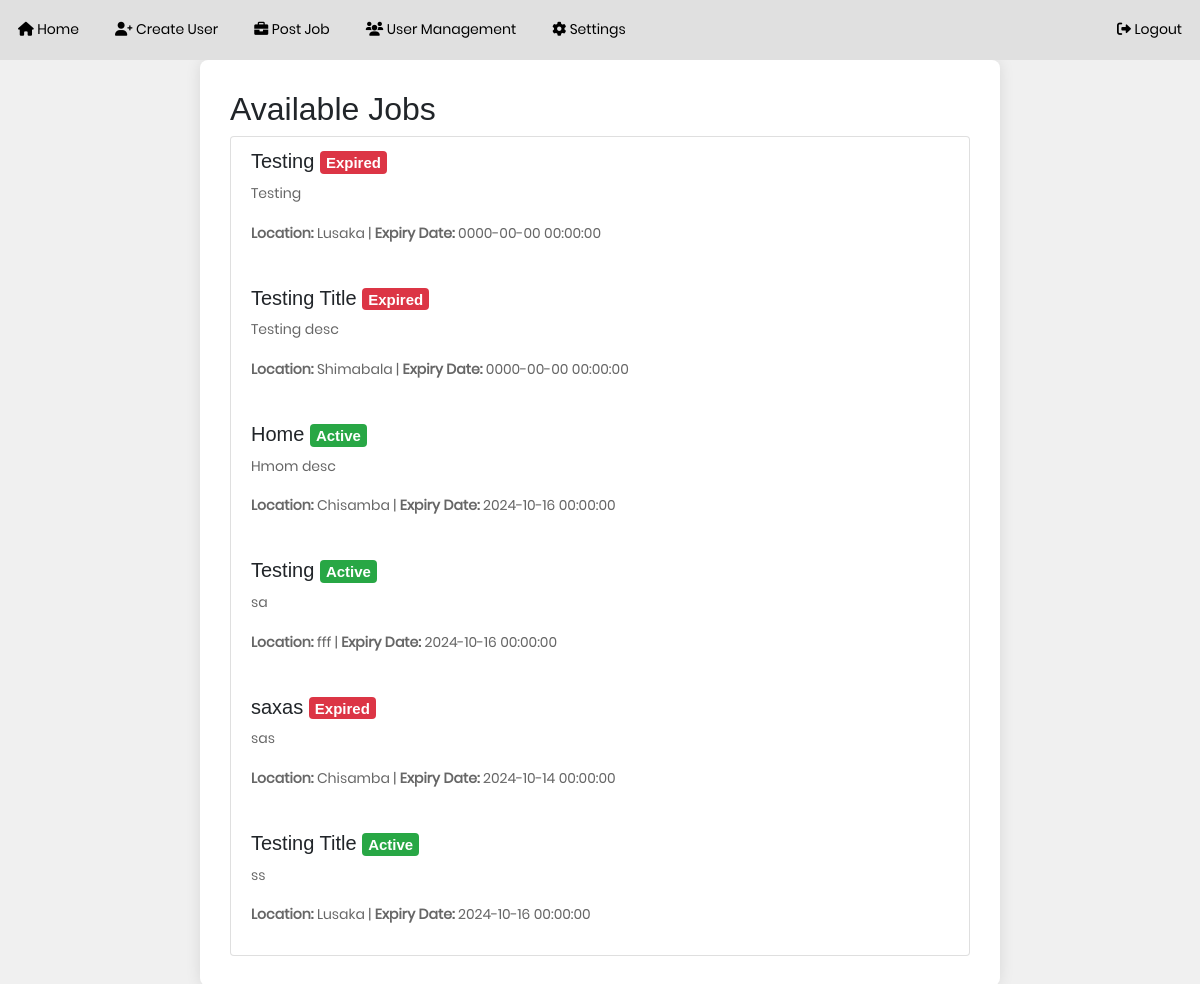
The app's page /main/users/home.php?section=home (signed in) with its own data.
### tables this page shows
CREATE TABLE `jobs` (
  `id` bigint(20) unsigned NOT NULL AUTO_INCREMENT,
  `job_name` varchar(100) NOT NULL,
  `job_description` text NOT NULL,
  `number_of_people_needed` int(11) NOT NULL,
  `requirements` text NOT NULL,
  `location` varchar(100) NOT NULL,
  `job_pdf` varchar(255) DEFAULT NULL,
  `created_at` timestamp NOT NULL DEFAULT current_timestamp(),
  `updated_at` timestamp NOT NULL DEFAULT current_timestamp() ON UPDATE current_timestamp(),
  `expiry_date` datetime NOT NULL,
  PRIMARY KEY (`id`)
);

### main/users/home.php (the view, shortened to what this page needs)
<?php
include 'db.php';
$show_home = isset($_GET['section']) && $_GET['section'] === 'home';
$jobs = [];
if (isset($_GET['section']) && $_GET['section'] === 'home') {
    $job_query = "SELECT * FROM jobs";
    $job_stmt = $db->prepare($job_query);
    $job_stmt->execute();
    $job_result = $job_stmt->get_result();
    while ($job_row = $job_result->fetch_assoc()) {
        $expiry_date = isset($job_row['expiry_date']) && !empty($job_row['expiry_date']) ? strtotime($job_row['expiry_date']) : time();
        $is_expired = ($expiry_date < time());
        $job_row['status'] = $is_expired ? "Expired" : "Active";
        $jobs[] = $job_row;
    }
}
?>
<!DOCTYPE html>
<html lang="en">
<head>
    <link rel="stylesheet" type="text/css" href="vendor/bootstrap/css/bootstrap.min.css">
    <link rel="stylesheet" type="text/css" href="css/main.css">
    <link rel="stylesheet" href="https://stackpath.bootstrapcdn.com/bootstrap/4.5.2/css/bootstrap.min.css">
    <link rel="stylesheet" href="https://cdnjs.cloudflare.com/ajax/libs/font-awesome/5.15.3/css/all.min.css">
    <link rel="stylesheet" href="https://cdnjs.cloudflare.com/ajax/libs/font-awesome/6.0.0-beta3/css/all.min.css">
    <link rel="stylesheet" href="https://cdnjs.cloudflare.com/ajax/libs/bootstrap-datepicker/1.9.0/css/bootstrap-datepicker.min.css">
</head>
<body>
<nav class="navbar navbar-expand-lg navbar-light">
    <div class="collapse navbar-collapse" id="navbarNav">
        <ul class="navbar-nav mr-auto">
            <li class="nav-item">
                <a class="nav-link" href="home.php?section=home"><i class="fas fa-home"></i> Home</a>
            </li>
            <li class="nav-item">
                <a class="nav-link" href="?section=create_user"><i class="fas fa-user-plus"></i> Create User</a>
            </li>
            <li class="nav-item">
                <a class="nav-link" href="?section=post_job"><i class="fas fa-briefcase"></i> Post Job</a>
            </li>
            <li class="nav-item">
                <a class="nav-link" href="?section=user_management"><i class="fas fa-users"></i> User Management</a>
            </li>
            <li class="nav-item">
                <a class="nav-link" href="?section=settings"><i class="fas fa-cog"></i> Settings</a>
            </li>
        </ul>
        <ul class="navbar-nav">
            <li class="nav-item">
                <a class="nav-link" href="logout.php"><i class="fas fa-sign-out-alt"></i> Logout</a>
            </li>
        </ul>
    </div>
</nav>
<div class="container">
    <?php if ($show_home): ?>
        <h2>Available Jobs</h2>
        <?php if (count($jobs) > 0): ?>
            <ul class="list-group">
                <?php foreach ($jobs as $job): ?>
                    <li class="list-group-item">
                        <h5><?php echo htmlspecialchars($job['job_name']); ?> <span class="badge bg-<?php echo $job['status'] == "Expired" ? 'danger' : 'success'; ?>"><?php echo $job['status']; ?></span></h5>
                        <p><?php echo htmlspecialchars($job['job_description']); ?></p>
                        <p><strong>Location:</strong> <?php echo htmlspecialchars($job['location']); ?> | <strong>Expiry Date:</strong> <?php echo htmlspecialchars($job['expiry_date']); ?></p>
                    </li>
                <?php endforeach; ?>
            </ul>
        <?php else: ?>
            <p>No jobs available.</p>
        <?php endif; ?>
    <?php endif; ?>
</div>
</body>
</html>

### main/users/css/main.css (style rules this page uses)
* { margin: 0px; padding: 0px; box-sizing: border-box; }
body, html { height: 100%; font-family: Poppins-Regular, sans-serif; }
a { font-family: Poppins-Regular; font-size: 14px; line-height: 1.7; color: #666666; margin: 0px; transition: all 0.4s; -webkit-transition: all 0.4s; -o-transition: all 0.4s; -moz-transition: all 0.4s; }
h1,h2,h3,h4,h5,h6 { margin: 0px; }
p { font-family: Poppins-Regular; font-size: 14px; line-height: 1.7; color: #666666; margin: 0px; }
ul, li { margin: 0px; list-style-type: none; }

### main/users/home.php (style rules this page uses)
body { background-color: #f0f0f0; font-family: Arial, sans-serif; margin: 0; padding: 0; }
.navbar { background-color: #e0e0e0; padding: 10px; display: flex; flex-wrap: wrap; justify-content: space-between; align-items: center; }
.navbar .navbar-nav { flex-direction: row; }
.navbar .nav-item { margin-right: 20px; }
.navbar .nav-item:last-child { margin-right: 0; }
.navbar .nav-link { color: black !important; text-decoration: none; }
.container { padding: 30px; background: white; border-radius: 8px; box-shadow: 0 0 15px rgba(0, 0, 0, 0.1); max-width: 800px; margin: auto; }

### records on screen
jobs: job_name "Testing", status "Expired", job_description "Testing", location "Lusaka", expiry_date "0000-00-00 00:00:00"
jobs: job_name "Testing Title", status "Expired", job_description "Testing desc", location "Shimabala", expiry_date "0000-00-00 00:00:00"
jobs: job_name "Home", status "Active", job_description "Hmom desc", location "Chisamba", expiry_date "2024-10-16 00:00:00"
jobs: job_name "Testing", status "Active", job_description "sa", location "fff", expiry_date "2024-10-16 00:00:00"
jobs: job_name "saxas", status "Expired", job_description "sas", location "Chisamba", expiry_date "2024-10-14 00:00:00"
jobs: job_name "Testing Title", status "Active", job_description "ss", location "Lusaka", expiry_date "2024-10-16 00:00:00"
